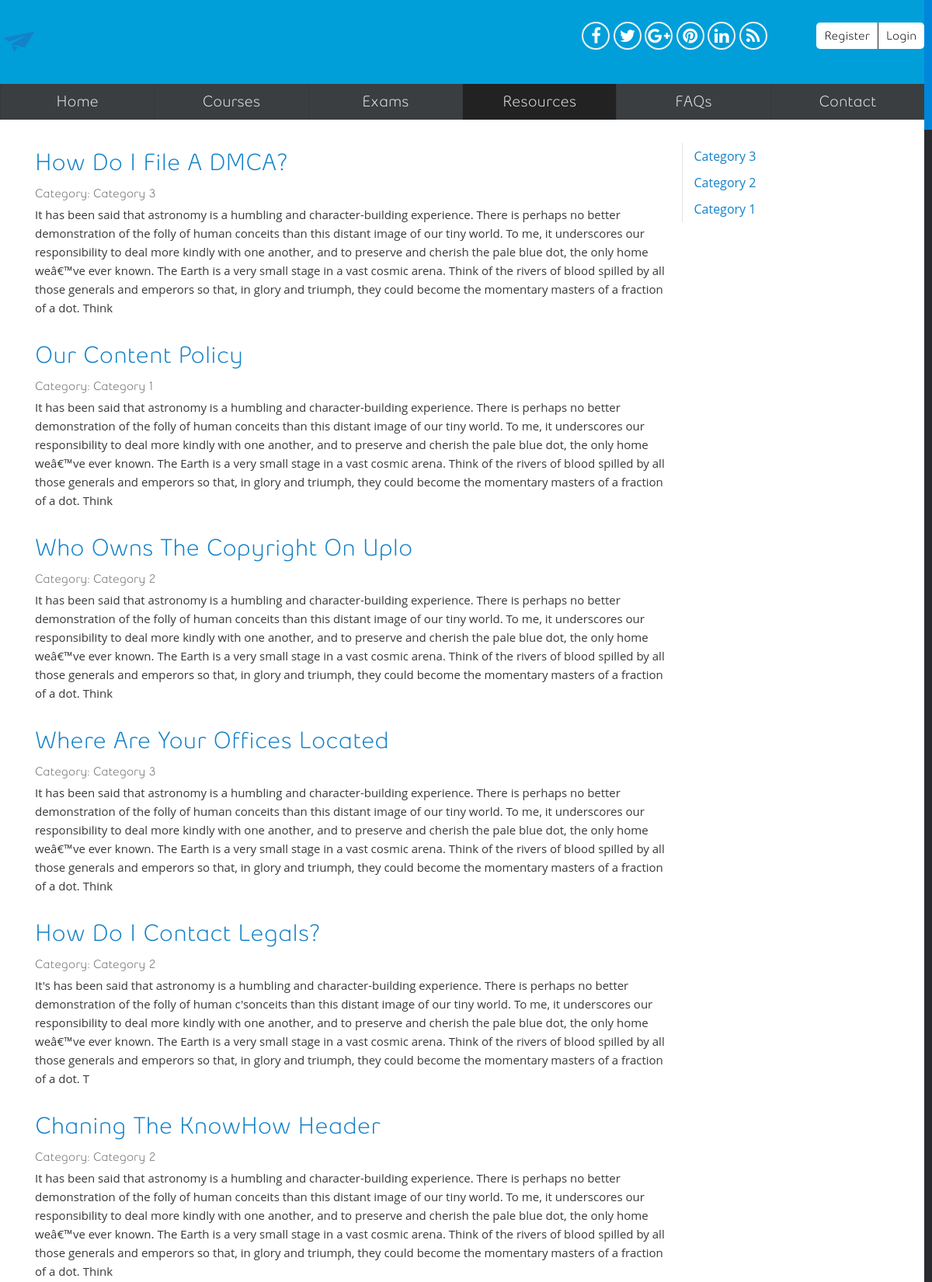
The app's page /resources.php (upper part) with its own data.
### tables this page shows
CREATE TABLE `settings` (
  `company` varchar(75) NOT NULL,
  `site_url` varchar(75) NOT NULL,
  `site_email` varchar(100) NOT NULL,
  `address` varchar(150) NOT NULL,
  `city` varchar(150) NOT NULL,
  `state` varchar(150) NOT NULL,
  `zip` varchar(16) NOT NULL,
  `phone` varchar(16) DEFAULT NULL,
  `fax` varchar(16) DEFAULT NULL,
  `logo` varchar(60) NOT NULL,
  `short_date` varchar(20) NOT NULL,
  `long_date` varchar(20) NOT NULL,
  `dtz` varchar(200) NOT NULL,
  `lang` varchar(2) NOT NULL DEFAULT 'en',
  `weekstart` tinyint(1) NOT NULL DEFAULT '1',
  `theme` varchar(30) DEFAULT NULL,
  `enable_reg` tinyint(1) NOT NULL DEFAULT '1',
  `enable_tax` tinyint(1) NOT NULL DEFAULT '0',
  `tax_name` varchar(55) NOT NULL,
  `tax_rate` varchar(8) NOT NULL DEFAULT '0',
  `tax_number` varchar(100) DEFAULT NULL,
  `enable_offline` tinyint(1) NOT NULL DEFAULT '1',
  `offline_info` text,
  `invoice_note` text,
  `invoice_number` varchar(40) DEFAULT NULL,
  `quote_number` varchar(40) DEFAULT NULL,
  `enable_uploads` tinyint(1) NOT NULL DEFAULT '1',
  `file_types` varchar(255) NOT NULL,
  `file_max` varchar(20) NOT NULL,
  `perpage` varchar(3) NOT NULL DEFAULT '10',
  `sbackup` varchar(50) DEFAULT NULL,
  `currency` varchar(4) DEFAULT NULL,
  `cur_symbol` varchar(6) DEFAULT NULL,
  `tsep` varchar(1) NOT NULL DEFAULT ',',
  `dsep` varchar(1) NOT NULL DEFAULT '.',
  `pp_email` varchar(50) DEFAULT NULL,
  `pp_pass` varchar(30) DEFAULT NULL,
  `pp_api` varchar(100) DEFAULT NULL,
  `pp_mode` tinyint(1) NOT NULL DEFAULT '0',
  `invdays` tinyint(1) NOT NULL DEFAULT '7',
  `mailer` enum('PHP','SMTP','SMAIL') NOT NULL DEFAULT 'PHP',
  `smtp_host` varchar(100) DEFAULT NULL,
  `smtp_user` varchar(50) DEFAULT NULL,
  `smtp_pass` varchar(50) DEFAULT NULL,
  `smtp_port` smallint(3) DEFAULT NULL,
  `sendmail` varchar(60) DEFAULT NULL,
  `is_ssl` tinyint(1) NOT NULL DEFAULT '0',
  `crmv` varchar(5) DEFAULT NULL,
  `passing_score` int(2) NOT NULL,
  `google_analytics` text NOT NULL,
  `social_gplus` varchar(75) NOT NULL,
  `social_twitter` varchar(75) NOT NULL,
  `social_facebook` varchar(75) NOT NULL,
  `social_pinterest` varchar(75) NOT NULL,
  `social_linkedin` varchar(75) NOT NULL,
  `social_rss` varchar(75) NOT NULL
);

CREATE TABLE `resources` (
  `id` int(11) NOT NULL,
  `category` int(5) DEFAULT NULL,
  `title` varchar(30) DEFAULT NULL,
  `content` text NOT NULL
);

CREATE TABLE `categories` (
  `id` int(11) NOT NULL,
  `title` varchar(55) NOT NULL,
  `description` text NOT NULL
);

### resources.php (the view, shortened to what the rows shown need)
<?php
  require_once("init.php");
?>
<?php include("header.php");?>
<?php switch(Filter::$action): case "category": ?>
<?php default: ?>
<?php $projectrow = $content->getResources();?>
<?php $ptype = $content->getCategories();?>
    <div class="row xform">
        <section class="col col-9">
			<?php if(!$projectrow):?>
			<?php echo Filter::msgInfo(lang('PROJ_NOPROJECT'),false);?>
			<?php else:?>
			<?php foreach ($projectrow as $row):?>
			<a href="resources.php?action=details&amp;id=<?php echo $row->id;?>"><h1><?php echo $row->title;?></h1></a>
			<h4><?php echo 'Category: ' . $row->ctitle;?></h4>
			<?php $contents = $row->content;?>
			<?php $limits = htmlspecialchars_decode($contents);?>
			<?php echo (strlen($limits) > 800) ? substr($limits,0,800) : $limits; ?>
			<?php endforeach; ?>
			<?php endif;?>
		</section>
		<section class="col col-3" style="border-left: 1px solid #e3e3e3;">
			<?php if(!$ptype):?>
			<?php echo Filter::msgInfo(lang('PROJ_NOPROJECT'),false);?>
			<?php else:?>
			<?php foreach ($ptype as $row):?>
			<a href="resources.php?action=category&amp;sort=<?php echo $row->id;?>"><h3><?php echo $row->title;?></h3></a>
			<?php endforeach; ?>
			<?php endif;?>
		</section>
	</div>
<?php break;?>
<?php endswitch;?>
<?php include("footer.php");?>

### header.php (shortened to what the rows shown need)
<!DOCTYPE html>
<html lang="en">
<head>
<link rel="stylesheet" href="theme/<?php echo $core->theme;?>/front/style/style.css"  type="text/css" />
<link rel="stylesheet" href="assets/style/jquery-ui.css" type="text/css" />
<link rel="stylesheet" type="text/css" href="assets/fancybox/jquery.fancybox.css" media="screen" />
<link rel="stylesheet" type="text/css" href="assets/style/flexslider.css" media="screen" />
<link href="//maxcdn.bootstrapcdn.com/font-awesome/4.2.0/css/font-awesome.min.css" rel="stylesheet">
<link rel="stylesheet" href="theme/<?php echo $core->theme;?>/front/style/new.css"  type="text/css" />
</head>
<body data-smooth-scrolling="1">
<div class="bg">
<div class="container" style="background: #009fda;">
<div class="in-grid">
    <section id="crumbs" class="row crumbs2">
      <div class="col grid_6">
        <a href="index.php"><?php echo ($core->logo) ? '<img src="'.SITEURL.'/uploads/'.$core->logo.'" alt="'.$core->company.'" class="front-logo"/>': $core->company;?></a>
      </div>
    </section>
</div>
</div>
<div class="container in-grid">
  <div  class="row grid_24">

### records on screen
settings: logo (picture)
resources: title "How Do I File A DMCA?", categories.title "Category 3", content "It has been said that astronomy is a humbling and character-building experience. There is perhaps no better demonstration of the folly of human conceits than this distant image of our tiny world. To me, it underscores our responsibility to deal more kindly with one another, and to preserve and cherish the pale blue dot, the only home weâ€™ve ever known. The Earth is a very small stage in a vast cosmic arena. Think of the rivers of blood spilled by all those generals and emperors so that, in glory and triumph, they could become the momentary masters of a fraction of a dot. Think"
resources: categories.title "Category 1", content "It has been said that astronomy is a humbling and character-building experience. There is perhaps no better demonstration of the folly of human conceits than this distant image of our tiny world. To me, it underscores our responsibility to deal more kindly with one another, and to preserve and cherish the pale blue dot, the only home weâ€™ve ever known. The Earth is a very small stage in a vast cosmic arena. Think of the rivers of blood spilled by all those generals and emperors so that, in glory and triumph, they could become the momentary masters of a fraction of a dot. Think"
resources: categories.title "Category 2", content "It has been said that astronomy is a humbling and character-building experience. There is perhaps no better demonstration of the folly of human conceits than this distant image of our tiny world. To me, it underscores our responsibility to deal more kindly with one another, and to preserve and cherish the pale blue dot, the only home weâ€™ve ever known. The Earth is a very small stage in a vast cosmic arena. Think of the rivers of blood spilled by all those generals and emperors so that, in glory and triumph, they could become the momentary masters of a fraction of a dot. Think"
resources: categories.title "Category 3", content "It has been said that astronomy is a humbling and character-building experience. There is perhaps no better demonstration of the folly of human conceits than this distant image of our tiny world. To me, it underscores our responsibility to deal more kindly with one another, and to preserve and cherish the pale blue dot, the only home weâ€™ve ever known. The Earth is a very small stage in a vast cosmic arena. Think of the rivers of blood spilled by all those generals and emperors so that, in glory and triumph, they could become the momentary masters of a fraction of a dot. Think"
resources: categories.title "Category 2", content "It's has been said that astronomy is a humbling and character-building experience. There is perhaps no better demonstration of the folly of human c'sonceits than this distant image of our tiny world. To me, it underscores our responsibility to deal more kindly with one another, and to preserve and cherish the pale blue dot, the only home weâ€™ve ever known. The Earth is a very small stage in a vast cosmic arena. Think of the rivers of blood spilled by all those generals and emperors so that, in glory and triumph, they could become the momentary masters of a fraction of a dot. T"
resources: categories.title "Category 2", content "It has been said that astronomy is a humbling and character-building experience. There is perhaps no better demonstration of the folly of human conceits than this distant image of our tiny world. To me, it underscores our responsibility to deal more kindly with one another, and to preserve and cherish the pale blue dot, the only home weâ€™ve ever known. The Earth is a very small stage in a vast cosmic arena. Think of the rivers of blood spilled by all those generals and emperors so that, in glory and triumph, they could become the momentary masters of a fraction of a dot. Think"
categories: title "Category 3"
categories: title "Category 2"
categories: title "Category 1"
